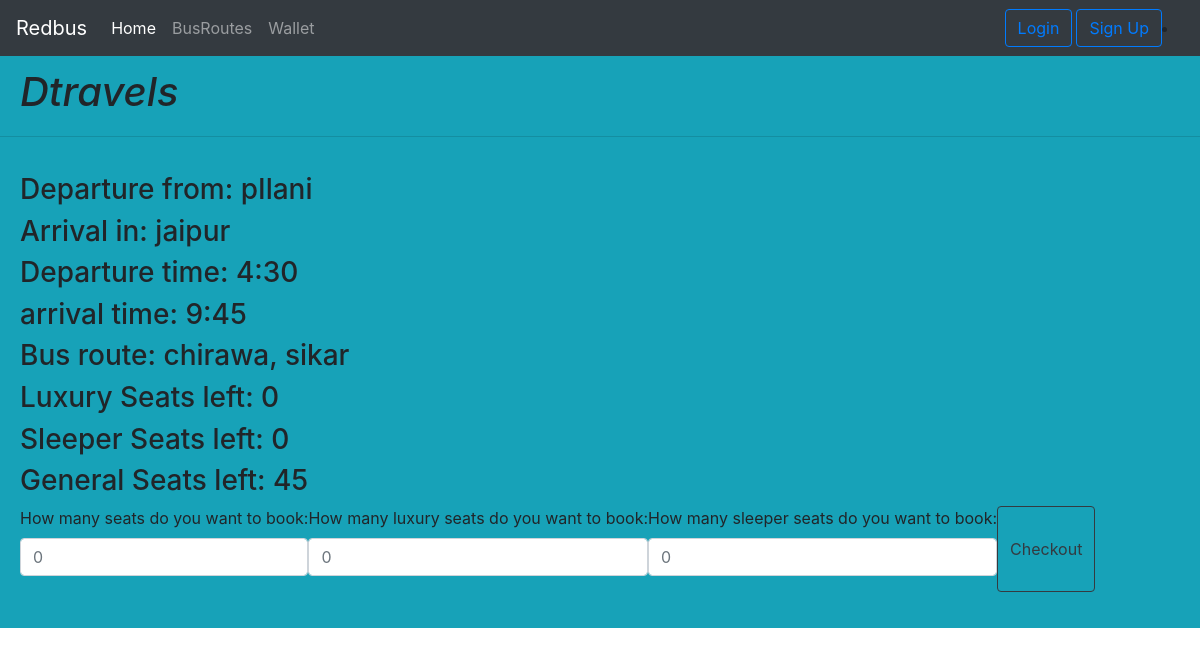
/redbus/d-travels/, run on an earlier commit of the app's database.
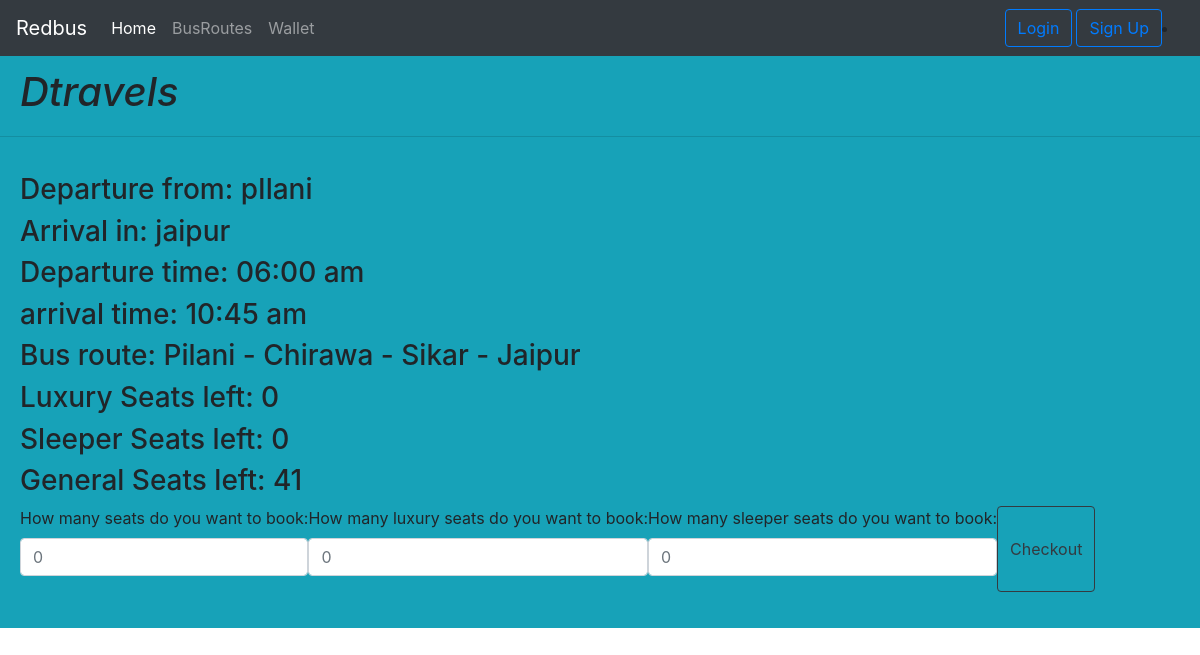
And on a later commit of the database.
### redbus/models.py (models this page shows, shortened)
class buses(models.Model):
    sno = models.AutoField(primary_key= True)
    name = models.CharField(max_length= 255)
    city1 =models.CharField(max_length= 255)
    city2 =models.CharField(max_length= 255)
    dep_time =models.CharField(max_length= 255)
    arr_time =models.CharField(max_length= 255)
    stops =models.CharField(max_length= 255)
    slug = models.CharField(max_length= 255)
    luxury_seats = models.PositiveIntegerField(default = 0)
    sleeper_seats = models.PositiveIntegerField(default = 0)
    seats =models.PositiveIntegerField()

### redbus/views.py (the view)
# urls.py: path('<str:slug>/', views.red, name = 'red'),
def red(request,slug):
    bus = buses.objects.filter(slug = slug).first()
    context = {'bus':bus}
    return render(request, 'red.html', context)

### templates/red.html (shortened to what this page needs)
{% extends "base.html" %}
{% block body %}
{% if bus %}
  <div class ='card-header bg-info'>
    <h1><i> {{bus.name}} </i></h1>
  </div>
  <div class = 'card-body bg-info'>
    <p>
    <h3>Departure from: {{bus.city1}}</h3>
    <h3>Arrival in: {{bus.city2}}</h3>
    <h3>Departure time: {{bus.dep_time}}</h3>
    <h3>arrival time: {{bus.arr_time}}</h3>
    <h3>Bus route: {{bus.stops}}</h3>
    <h3>Luxury Seats left: {{bus.luxury_seats}}</h3>
    <h3>Sleeper Seats left: {{bus.sleeper_seats}}</h3>
    <h3>General Seats left: {{bus.seats}}</h3>
    <form method = "get" action = 'seat/' class="my-2 my-lg-0">
        <div class="input-group-prepend">
          <div class="mb-3 mx-6 ">
            <label for="query" class="form-label">How many seats do you want to book:</label>
            <input type="text" class="form-control" name = 'query' id = 'query' placeholder="0" default = 0>
          </div>
          <div class="mb-3 mx-6">
            <label for="query" class="form-label">How many luxury seats do you want to book:</label>
            <input type="text" class="form-control" name = 'que' id = 'que' placeholder="0" default = 0>
          </div>
          <div class="mb-3">
            <label for="query" class="form-label">How many sleeper seats do you want to book:</label>
            <input type="text" class="form-control" name = 'tue' id = 'tue' placeholder="0" default = 0>
          </div>
        <button class="btn btn-outline-dark my-2 my-sm-0" type="submit" href = "/redbus/{{buses.slug}}/seat" >Checkout</button>
        </div>
    </form>
    </p>
  </div>
{% endif %}
{% endblock body %}

### templates/base.html (shortened to what this page needs)
<!doctype html>
<html lang="en">
  <head>
    <link rel="stylesheet" href="https://cdn.jsdelivr.net/npm/bootstrap@4.0.0/dist/css/bootstrap.min.css">
  </head>
  <body>
	<nav class="navbar navbar-expand-lg navbar-dark bg-dark my-0 ">
		<a class="navbar-brand" href="#">Redbus</a>
		<div class="collapse navbar-collapse" id="navbarText">
		  <ul class="navbar-nav mr-auto">
			<li class="nav-item active">
			  <a class="nav-link" href="/">Home <span class="sr-only">(current)</span></a>
			</li>
			<li class="nav-item">
			  <a class="nav-link" href="#">BusRoutes</a>
			</li>
			<li class="nav-item">
				<a class="nav-link" href="#">Wallet</a>
			</li>
		  </ul>
		{% if user.is_authenticated %}
		  	<a type="button" class="btn btn-outline-primary mx-1" href = "hlogout/" data-target="Logout">
		   		Logout
			</a>
			<a type="button" class="btn btn-outline-primary mr-0" href = "profile/" data-target="profile">
				Profile
			</a>
		{% else %}
			<button type="button" class="btn btn-outline-primary mx-1"  data-toggle="modal" data-target="#loginModal">
				Login
			</button>
			<button type="button" class="btn btn-outline-primary mr-0" data-toggle="modal" data-target="#signupModal">
				Sign Up
			</button>
		{% endif %}
		  <li class="nav-item">
	      </li>
		</div>
	</nav>
    {% block body %}{% endblock body%}
  </body>
</html>

What changed in the data, as far as the page shows it:
changed buses "Dtravels": dep_time "4:30" → "06:00 am"; arr_time "9:45" → "10:45 am"; stops "chirawa, sikar" → "Pilani - Chirawa - Sikar - Jaipur"; seats "45" → "41"
